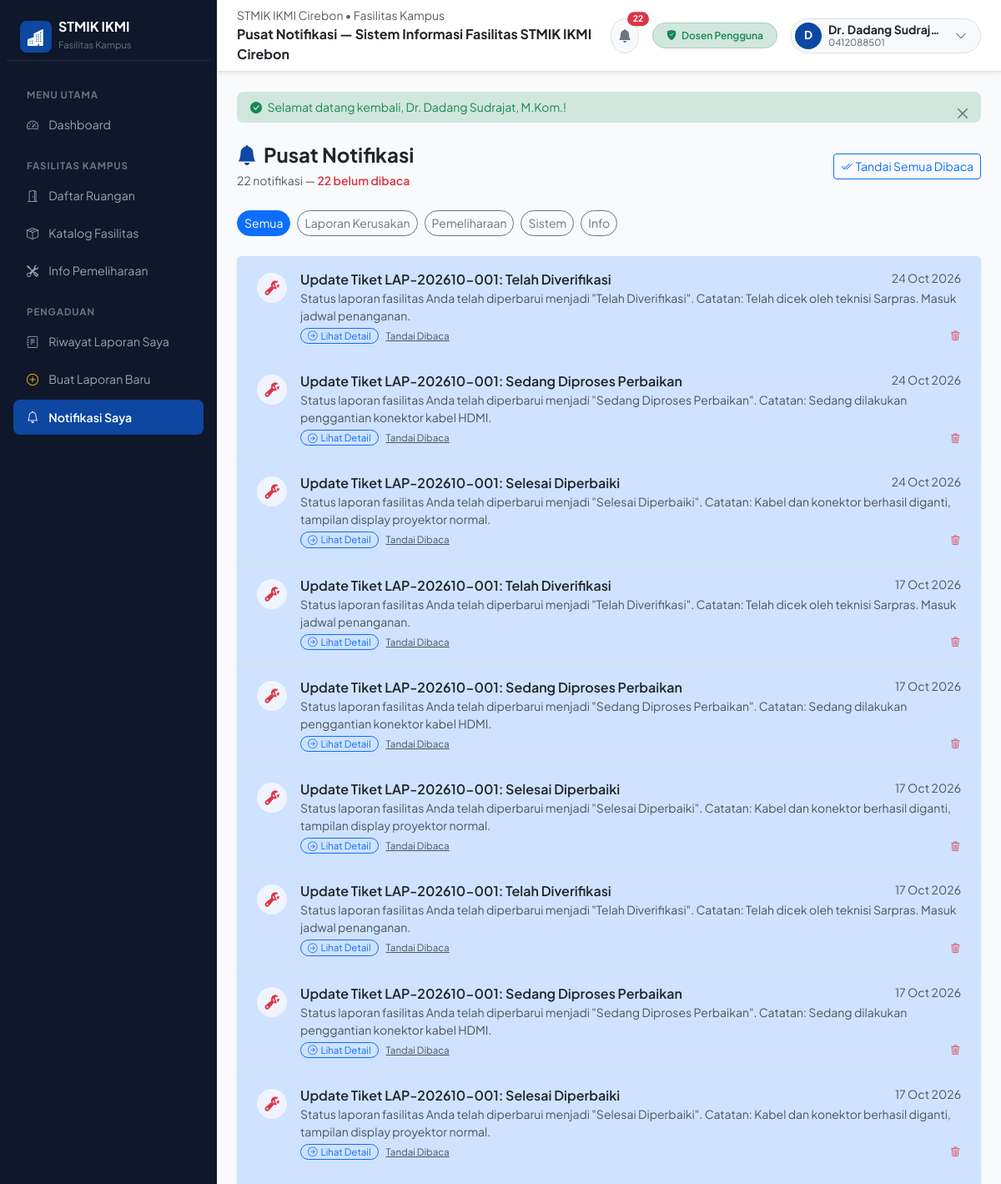
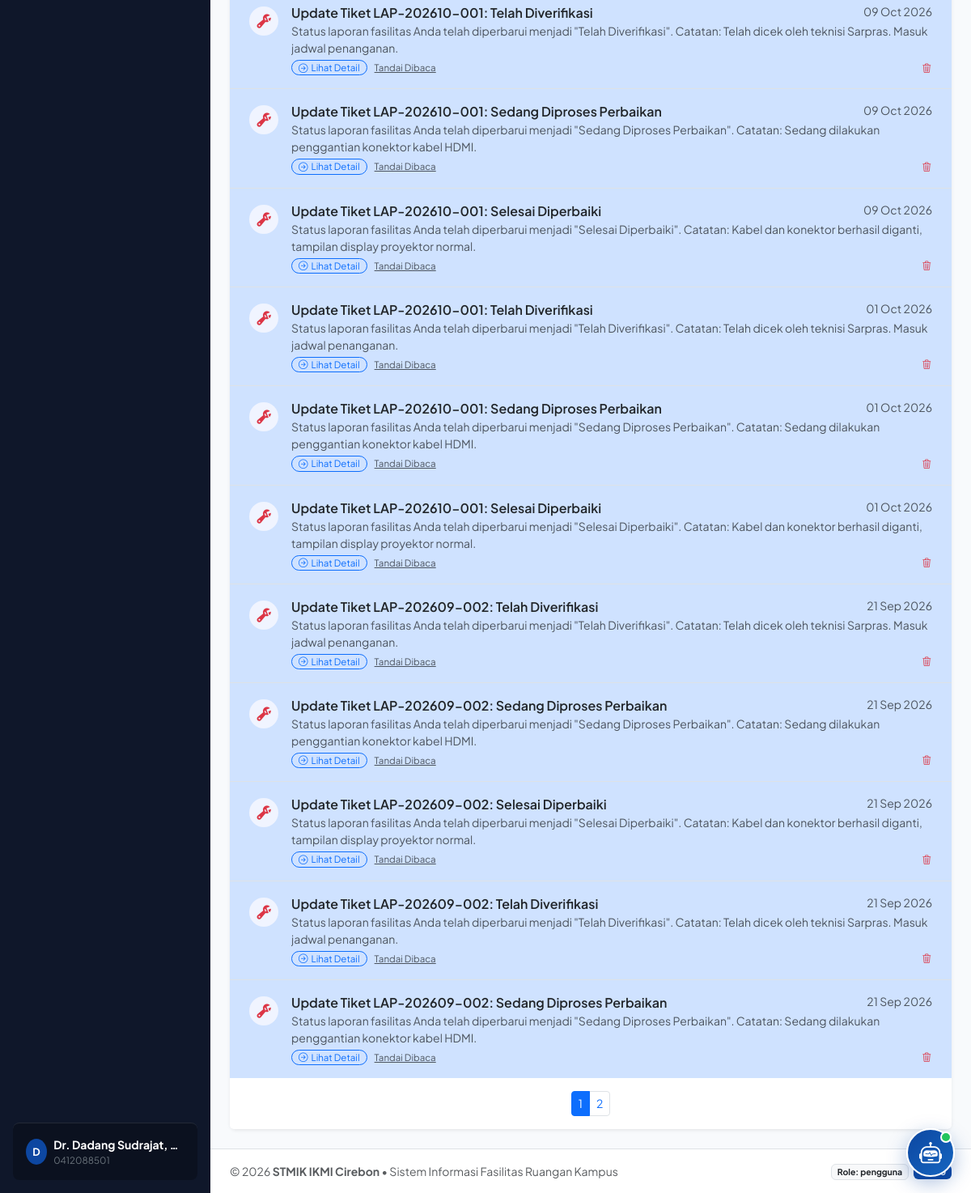
The page /public/notifikasi (signed in) on the database its author committed (2 pictures, top to bottom).
### tables this page shows
CREATE TABLE `notifikasi` (
  `id` int unsigned NOT NULL AUTO_INCREMENT,
  `user_id` int unsigned NOT NULL,
  `judul` varchar(150) NOT NULL,
  `pesan` text NOT NULL,
  `tipe` enum('info','laporan','pemeliharaan','sistem') NOT NULL DEFAULT 'info',
  `tautan` varchar(255) DEFAULT NULL,
  `is_read` tinyint(1) NOT NULL DEFAULT '0',
  `created_at` timestamp NOT NULL DEFAULT CURRENT_TIMESTAMP,
  PRIMARY KEY (`id`),
  KEY `idx_notifikasi_user_read` (`user_id`,`is_read`),
  KEY `idx_notifikasi_created_at` (`created_at`),
  CONSTRAINT `fk_notifikasi_user` FOREIGN KEY (`user_id`) REFERENCES `users` (`id`) ON DELETE CASCADE ON UPDATE CASCADE
);

### app/controllers/NotifikasiController.php (called while the page is built, shortened)
<?php
class NotifikasiController extends Controller {
    protected $notifModel;
    public function __construct() {
        $this->notifModel   = $this->model('NotificationModel');
    }
    public function index() {
        $user    = Auth::user();
        $role    = Auth::role();
        $userId  = (int)$user['id'];
        $tipe   = isset($_GET['tipe']) && in_array($_GET['tipe'], ['info','laporan','pemeliharaan','sistem','whatsapp','email']) ? $_GET['tipe'] : null;
        $page   = isset($_GET['page']) ? max(1, (int)$_GET['page']) : 1;
        $perPage = 20;
        $total  = $this->notifModel->countByUser($userId, $tipe);
        $pages  = $total > 0 ? (int)ceil($total / $perPage) : 1;
        $notifs = $this->notifModel->getByUser($userId, $page, $perPage, $tipe);
        $unread = $this->notifModel->countUnread($userId);
        $data = [
            'title'       => 'Pusat Notifikasi — ' . APP_NAME,
            'user'        => $user,
            'role'        => $role,
            'notifs'      => $notifs,
            'unread'      => $unread,
            'tipe_filter' => $tipe,
            'page'        => $page,
            'per_page'    => $perPage,
            'total'       => $total,
            'total_pages' => $pages,
        ];
        $this->view('notifikasi/index', $data);
    }
}

### app/core/App.php (called while the page is built, shortened)
<?php
class App {
    protected $method = DEFAULT_METHOD;
    public function __construct() {
        $url = $this->parseUrl();
        if (!empty($url[0])) {
            $formattedController = str_replace(' ', '', ucwords(str_replace(['-', '_'], ' ', $url[0]))) . 'Controller';
            $controllerFile = __DIR__ . '/../controllers/' . $formattedController . '.php';
            if (file_exists($controllerFile)) {
                unset($url[0]);
            } else {
                $this->controller = 'ErrorController';
            }
        }
        $this->controller = new $this->controller;
        $this->params = $url ? array_values($url) : [];
        call_user_func_array([$this->controller, $this->method], $this->params);
    }
    public function parseUrl() {
        if (isset($_GET['url'])) {
            $url = rtrim($_GET['url'], '/');
            $url = filter_var($url, FILTER_SANITIZE_URL);
            return explode('/', $url);
        }
        return [];
    }
}

### public/index.php (called while the page is built, shortened)
<?php
require_once __DIR__ . '/../app/helpers/helper.php';
require_once __DIR__ . '/../app/helpers/Auth.php';
require_once __DIR__ . '/../app/core/Database.php';
require_once __DIR__ . '/../app/core/Model.php';
require_once __DIR__ . '/../app/core/Controller.php';
require_once __DIR__ . '/../app/core/App.php';
$app = new App();

### app/core/Database.php (called while the page is built, shortened)
<?php
class Database {
    private $host = DB_HOST;
    private $port = DB_PORT;
    private $user = DB_USER;
    private $pass = DB_PASS;
    private $dbname = DB_NAME;
    private $charset = DB_CHARSET;
    private $dbh;
    private $stmt;
    public function __construct() {
        $dsn = 'mysql:host=' . $this->host . ';port=' . $this->port . ';dbname=' . $this->dbname . ';charset=' . $this->charset;
        $options = [
            PDO::ATTR_PERSISTENT => false,
            PDO::ATTR_ERRMODE => PDO::ERRMODE_EXCEPTION,
            PDO::ATTR_DEFAULT_FETCH_MODE => PDO::FETCH_ASSOC,
            PDO::ATTR_EMULATE_PREPARES => false
        ];
        try {
            $this->dbh = new PDO($dsn, $this->user, $this->pass, $options);
        } catch (PDOException $e) {
            $this->error = $e->getMessage();
            die('Koneksi Database Gagal: ' . $this->error);
        }
    }
    public function query($sql) {
        $this->stmt = $this->dbh->prepare($sql);
        return $this;
    }
    public function bind($param, $value, $type = null) {
        $this->stmt->bindValue($param, $value, $type);
        return $this;
    }
    public function execute() {
        return $this->stmt->execute();
    }
    public function resultSet() {
        $this->execute();
        return $this->stmt->fetchAll();
    }
    public function single() {
        $this->execute();
        return $this->stmt->fetch();
    }
}

### app/helpers/Auth.php (called while the page is built, shortened)
<?php
class Auth {
    public static function check() {
        $timeout = defined('SESSION_TIMEOUT') ? (int)SESSION_TIMEOUT : 7200;
        $lastActivity = $_SESSION['user']['last_activity'] ?? $_SESSION['user']['logged_at'] ?? 0;
        return true;
    }
    public static function user() {
        if (self::check()) {
            return $_SESSION['user'];
        }
        return null;
    }
    public static function role() {
        $user = self::user();
        return $user ? $user['nama_role'] : null;
    }
}

### app/core/Model.php (called while the page is built, shortened)
<?php
class Model {
    public function __construct() {
        $this->db = new Database();
    }
}

### app/models/NotificationModel.php (called while the page is built, shortened)
<?php
class NotificationModel extends Model {
    public function getByUser(int $userId, int $page = 1, int $perPage = 20, ?string $tipe = null): array {
        $page   = max(1, $page);
        $offset = ($page - 1) * $perPage;
        $sql    = "SELECT * FROM notifikasi WHERE user_id = :uid";
        $params = [':uid' => $userId];
        $sql .= " ORDER BY created_at DESC LIMIT :limit OFFSET :offset";
        $this->db->query($sql);
        foreach ($params as $key => $val) {
            $this->db->bind($key, $val, is_int($val) ? PDO::PARAM_INT : PDO::PARAM_STR);
        }
        $this->db->bind(':limit',  $perPage, PDO::PARAM_INT);
        $this->db->bind(':offset', $offset,  PDO::PARAM_INT);
        return $this->db->resultSet();
    }
    public function countByUser(int $userId, ?string $tipe = null): int {
        $sql = "SELECT COUNT(*) as total FROM notifikasi WHERE user_id = :uid";
        $this->db->query($sql)->bind(':uid', $userId, PDO::PARAM_INT);
        $row = $this->db->single();
        return (int)($row['total'] ?? 0);
    }
    public function countUnread(int $userId): int {
        $row = $this->db->query("SELECT COUNT(*) as total FROM notifikasi WHERE user_id = :uid AND is_read = 0")
            ->bind(':uid', $userId, PDO::PARAM_INT)
            ->single();
        return (int)($row['total'] ?? 0);
    }
}

### app/helpers/helper.php (called while the page is built, shortened)
<?php
if (!function_exists('base_url')) {
    function base_url($path = '') {
        $cleanPath = ltrim($path, '/');
        return BASE_URL . ($cleanPath ? '/' . $cleanPath : '');
    }
}

### app/views/notifikasi/index.php (the view, shortened to what this page needs)
<?php
function notif_time_ago(string $datetime): string {
    $time = time() - strtotime($datetime);
    return date('d M Y', strtotime($datetime));
}
$tipeOptions = [
    ''            => 'Semua',
    'laporan'     => 'Laporan Kerusakan',
    'pemeliharaan'=> 'Pemeliharaan',
    'sistem'      => 'Sistem',
    'info'        => 'Info',
];
$baseUrl = base_url('notifikasi');
?>
<div class="container-fluid px-0">
    <div class="d-flex align-items-center justify-content-between mb-4">
        <div>
            <h4 class="fw-bold mb-1 text-dark">
                <i class="bi bi-bell-fill text-primary me-2"></i>Pusat Notifikasi
            </h4>
            <small class="text-muted">
                <?= number_format($total) ?> notifikasi
                <?php if ($unread > 0): ?>
                    — <span class="text-danger fw-semibold"><?= $unread ?> belum dibaca</span>
                <?php endif; ?>
            </small>
        </div>
        <?php if ($unread > 0): ?>
            <button type="button" id="btnMarkAllRead" class="btn btn-sm btn-outline-primary">
                <i class="bi bi-check2-all me-1"></i>Tandai Semua Dibaca
            </button>
        <?php endif; ?>
    </div>
    <div class="d-flex gap-2 flex-wrap mb-4">
        <?php foreach ($tipeOptions as $val => $label): ?>
            <a href="<?= $baseUrl ?>?tipe=<?= $val ?><?= ($val === ($tipe_filter ?? '')) ? '' : '' ?>"
               class="btn btn-sm <?= ($tipe_filter ?? '') === $val ? 'btn-primary' : 'btn-outline-secondary' ?> rounded-pill">
                <?= htmlspecialchars($label) ?>
            </a>
        <?php endforeach; ?>
    </div>
    <div class="card border-0 shadow-sm rounded-3">
        <div class="list-group list-group-flush" id="notifList">
            <?php if (empty($notifs)): ?>
                <div class="list-group-item text-center py-5 text-muted">
                    <i class="bi bi-bell-slash fs-1 d-block mb-2 opacity-25"></i>
                    <div class="fw-semibold">Tidak ada notifikasi</div>
                    <?php if ($tipe_filter): ?>
                        <small><a href="<?= $baseUrl ?>">Lihat semua notifikasi</a></small>
                    <?php endif; ?>
                </div>
            <?php else: ?>
                <?php foreach ($notifs as $n): ?>
                    <?php
                    $isRead  = (int)$n['is_read'] === 1;
                    $tipeIcon = match($n['tipe']) {
                        'laporan'      => '<i class="bi bi-wrench-adjustable text-danger"></i>',
                        'pemeliharaan' => '<i class="bi bi-tools text-warning"></i>',
                        'sistem'       => '<i class="bi bi-gear text-secondary"></i>',
                        default        => '<i class="bi bi-info-circle text-primary"></i>',
                    };
                    $tautan  = !empty($n['tautan']) ? base_url($n['tautan']) : null;
                    ?>
                    <div class="list-group-item list-group-item-action d-flex gap-3 align-items-start py-3 px-4 notif-item <?= $isRead ? '' : 'bg-primary-subtle' ?>"
                         data-id="<?= (int)$n['id'] ?>" data-read="<?= $isRead ? '1' : '0' ?>">
                        <div class="notif-icon mt-1" style="min-width:36px; height:36px; display:flex; align-items:center; justify-content:center; background:#f0f4ff; border-radius:50%; font-size:1.1rem;">
                            <?= $tipeIcon ?>
                        </div>
                        <div class="flex-grow-1 overflow-hidden">
                            <div class="d-flex justify-content-between align-items-start">
                                <div class="fw-semibold <?= $isRead ? 'text-secondary' : 'text-dark' ?> text-truncate pe-3" style="max-width:70%;">
                                    <?= htmlspecialchars($n['judul']) ?>
                                </div>
                                <small class="text-muted text-nowrap">
                                    <?= notif_time_ago($n['created_at']) ?>
                                </small>
                            </div>
                            <p class="mb-1 text-muted small text-truncate-2"><?= htmlspecialchars($n['pesan']) ?></p>
                            <div class="d-flex gap-2 align-items-center mt-1">
                                <?php if ($tautan): ?>
                                    <a href="<?= htmlspecialchars($tautan) ?>" class="btn btn-xs btn-outline-primary py-0 px-2 small rounded-pill">
                                        <i class="bi bi-arrow-right-circle me-1"></i>Lihat Detail
                                    </a>
                                <?php endif; ?>
                                <?php if (!$isRead): ?>
                                    <button class="btn btn-xs btn-link text-muted p-0 small btn-mark-read" data-id="<?= (int)$n['id'] ?>">
                                        Tandai Dibaca
                                    </button>
                                <?php endif; ?>
                                <button class="btn btn-xs btn-link text-danger p-0 small btn-delete-notif ms-auto" data-id="<?= (int)$n['id'] ?>">
                                    <i class="bi bi-trash3"></i>
                                </button>
                            </div>
                        </div>
                    </div>
                <?php endforeach; ?>
            <?php endif; ?>
        </div>
        <?php if ($total_pages > 1): ?>
            <div class="card-footer bg-white border-top-0 py-3">
                <nav>
                    <ul class="pagination pagination-sm justify-content-center mb-0">
                        <?php for ($p = 1; $p <= $total_pages; $p++): ?>
                            <li class="page-item <?= $p === $page ? 'active' : '' ?>">
                                <a class="page-link" href="<?= $baseUrl ?>?tipe=<?= htmlspecialchars($tipe_filter ?? '') ?>&page=<?= $p ?>">
                                    <?= $p ?>
                                </a>
                            </li>
                        <?php endfor; ?>
                    </ul>
                </nav>
            </div>
        <?php endif; ?>
    </div>
</div>

### public/assets/css/style.css (style rules this page uses)
:root { --bs-primary: #0d47a1; --bs-primary-rgb: 13, 71, 161; --bs-primary-hover: #083072; --bs-warning: #ffb300; --bs-font-sans-serif: 'Plus Jakarta Sans', system-ui, -apple-system, sans-serif; }
body { font-family: var(--bs-font-sans-serif); color: #2b3445; background-color: #f8fafc; -webkit-font-smoothing: antialiased; }

### app/views/notifikasi/index.php (style rules this page uses)
.text-truncate-2 { display: -webkit-box; -webkit-line-clamp: 2; -webkit-box-orient: vertical; overflow: hidden; }
.btn-xs { font-size: 0.72rem; padding: 2px 8px; }

### rows shown on the page
notifikasi: judul "Update Tiket LAP-202610-001: Telah Diverifikasi", created_at "24 Oct 2026", pesan "Status laporan fasilitas Anda telah diperbarui menjadi \"Telah Diverifikasi\". Catatan: Telah dicek oleh teknisi Sarpras. Masuk jadwal penanganan."
notifikasi: judul "Update Tiket LAP-202610-001: Sedang Diproses Perbaikan", created_at "24 Oct 2026", pesan "Status laporan fasilitas Anda telah diperbarui menjadi \"Sedang Diproses Perbaikan\". Catatan: Sedang dilakukan penggantian konektor kabel HDMI."
notifikasi: judul "Update Tiket LAP-202610-001: Selesai Diperbaiki", created_at "24 Oct 2026", pesan "Status laporan fasilitas Anda telah diperbarui menjadi \"Selesai Diperbaiki\". Catatan: Kabel dan konektor berhasil diganti, tampilan display proyektor normal."
notifikasi: judul "Update Tiket LAP-202610-001: Telah Diverifikasi", created_at "17 Oct 2026", pesan "Status laporan fasilitas Anda telah diperbarui menjadi \"Telah Diverifikasi\". Catatan: Telah dicek oleh teknisi Sarpras. Masuk jadwal penanganan."
notifikasi: judul "Update Tiket LAP-202610-001: Sedang Diproses Perbaikan", created_at "17 Oct 2026", pesan "Status laporan fasilitas Anda telah diperbarui menjadi \"Sedang Diproses Perbaikan\". Catatan: Sedang dilakukan penggantian konektor kabel HDMI."
notifikasi: judul "Update Tiket LAP-202610-001: Selesai Diperbaiki", created_at "17 Oct 2026", pesan "Status laporan fasilitas Anda telah diperbarui menjadi \"Selesai Diperbaiki\". Catatan: Kabel dan konektor berhasil diganti, tampilan display proyektor normal."
notifikasi: judul "Update Tiket LAP-202610-001: Telah Diverifikasi", created_at "17 Oct 2026", pesan "Status laporan fasilitas Anda telah diperbarui menjadi \"Telah Diverifikasi\". Catatan: Telah dicek oleh teknisi Sarpras. Masuk jadwal penanganan."
notifikasi: judul "Update Tiket LAP-202610-001: Sedang Diproses Perbaikan", created_at "17 Oct 2026", pesan "Status laporan fasilitas Anda telah diperbarui menjadi \"Sedang Diproses Perbaikan\". Catatan: Sedang dilakukan penggantian konektor kabel HDMI."
notifikasi: judul "Update Tiket LAP-202610-001: Selesai Diperbaiki", created_at "17 Oct 2026", pesan "Status laporan fasilitas Anda telah diperbarui menjadi \"Selesai Diperbaiki\". Catatan: Kabel dan konektor berhasil diganti, tampilan display proyektor normal."
notifikasi: judul "Update Tiket LAP-202610-001: Telah Diverifikasi", created_at "09 Oct 2026", pesan "Status laporan fasilitas Anda telah diperbarui menjadi \"Telah Diverifikasi\". Catatan: Telah dicek oleh teknisi Sarpras. Masuk jadwal penanganan."
notifikasi: judul "Update Tiket LAP-202610-001: Sedang Diproses Perbaikan", created_at "09 Oct 2026", pesan "Status laporan fasilitas Anda telah diperbarui menjadi \"Sedang Diproses Perbaikan\". Catatan: Sedang dilakukan penggantian konektor kabel HDMI."
notifikasi: judul "Update Tiket LAP-202610-001: Selesai Diperbaiki", created_at "09 Oct 2026", pesan "Status laporan fasilitas Anda telah diperbarui menjadi \"Selesai Diperbaiki\". Catatan: Kabel dan konektor berhasil diganti, tampilan display proyektor normal."
notifikasi: judul "Update Tiket LAP-202610-001: Telah Diverifikasi", created_at "01 Oct 2026", pesan "Status laporan fasilitas Anda telah diperbarui menjadi \"Telah Diverifikasi\". Catatan: Telah dicek oleh teknisi Sarpras. Masuk jadwal penanganan."
notifikasi: judul "Update Tiket LAP-202610-001: Sedang Diproses Perbaikan", created_at "01 Oct 2026", pesan "Status laporan fasilitas Anda telah diperbarui menjadi \"Sedang Diproses Perbaikan\". Catatan: Sedang dilakukan penggantian konektor kabel HDMI."
notifikasi: judul "Update Tiket LAP-202610-001: Selesai Diperbaiki", created_at "01 Oct 2026", pesan "Status laporan fasilitas Anda telah diperbarui menjadi \"Selesai Diperbaiki\". Catatan: Kabel dan konektor berhasil diganti, tampilan display proyektor normal."
notifikasi: judul "Update Tiket LAP-202609-002: Telah Diverifikasi", created_at "21 Sep 2026", pesan "Status laporan fasilitas Anda telah diperbarui menjadi \"Telah Diverifikasi\". Catatan: Telah dicek oleh teknisi Sarpras. Masuk jadwal penanganan."
notifikasi: judul "Update Tiket LAP-202609-002: Sedang Diproses Perbaikan", created_at "21 Sep 2026", pesan "Status laporan fasilitas Anda telah diperbarui menjadi \"Sedang Diproses Perbaikan\". Catatan: Sedang dilakukan penggantian konektor kabel HDMI."
notifikasi: judul "Update Tiket LAP-202609-002: Selesai Diperbaiki", created_at "21 Sep 2026", pesan "Status laporan fasilitas Anda telah diperbarui menjadi \"Selesai Diperbaiki\". Catatan: Kabel dan konektor berhasil diganti, tampilan display proyektor normal."
notifikasi: judul "Update Tiket LAP-202609-002: Telah Diverifikasi", created_at "21 Sep 2026", pesan "Status laporan fasilitas Anda telah diperbarui menjadi \"Telah Diverifikasi\". Catatan: Telah dicek oleh teknisi Sarpras. Masuk jadwal penanganan."
notifikasi: judul "Update Tiket LAP-202609-002: Sedang Diproses Perbaikan", created_at "21 Sep 2026", pesan "Status laporan fasilitas Anda telah diperbarui menjadi \"Sedang Diproses Perbaikan\". Catatan: Sedang dilakukan penggantian konektor kabel HDMI."

### other values the page prints
substr(Auth::user()['nama_lengkap'] ?? 'U', 0, 1) "D"
Auth::user()['nama_lengkap'] "Dr. Dadang Sudrajat,…"
Auth::user()['nomor_induk'] "0412088501"
$title "Pusat Notifikasi — Sistem Informasi Fasilitas STMIK IKMI Cirebon"
$_unreadCount "22"
$roleLabel "Dosen Pengguna"
substr($user['nama_lengkap'] ?? 'U', 0, 1) "D"
$user['nama_lengkap'] "Dr. Dadang Sudraj…"
$user['nomor_induk'] "0412088501"
$_SESSION['flash_success'] "Selamat datang kembali, Dr. Dadang Sudrajat, M.Kom.!"
$total "22"
$unread "22"
$label "Semua"
$label "Laporan Kerusakan"
$label "Pemeliharaan"
